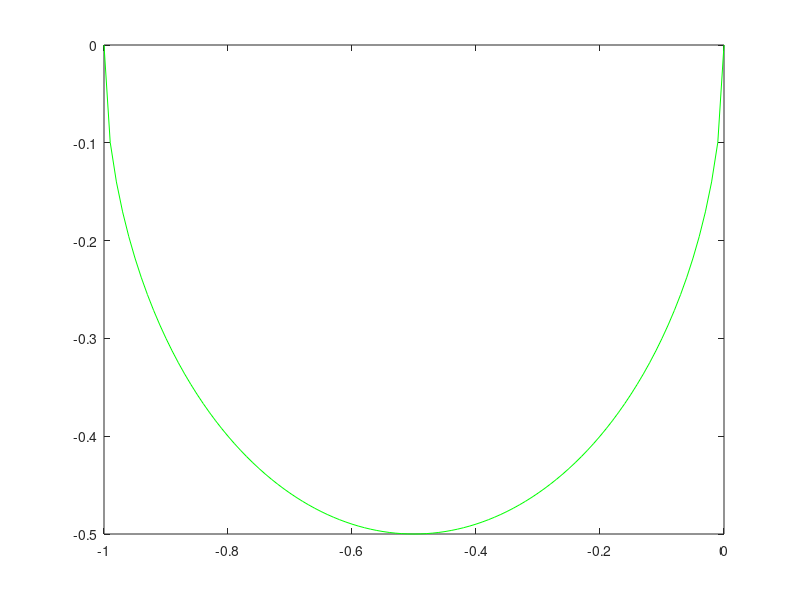

Recreate this plot in MATLAB.
%scMatchCirc : Draws the match-circle on smith chart
%
%  SYNOPSIS:
%     This function draws a circle for impedance matching purposes on the smith
%     chart. Such a circle has its origin at the point (-0.5, 0) and has a radius
%     equal to 0.5
%
%     See also scDraw, scInv, scMove, scConCirc
%     
%  SYNTAX:
%     scMatchCirc(LinCol)
%
%  INPUT ARGUMENTS:
%     LinCol     : Color of the matching circle, default = 'g', green
%
%  OUTPUT ARGUMENT:
%     none
%
%
%     Mohammad Ashfaq - (31-05-2000)  mohammad.ashfaq@ruhr-uni-bochum.de
%     Copyright (c) 2000 by the Chair for High-Frequency Engineering
%     Ruhr-University Bochum, Germany. 
%

function scMatchCirc(LinCol)

 if nargin == 0
    LinCol = 'g';
 end

 x = [-1:0.01:0];
 y = real(sqrt(0.5^2-(x+.5).^2));
 plot(x,  y, LinCol);
 plot(x, -y, LinCol);

